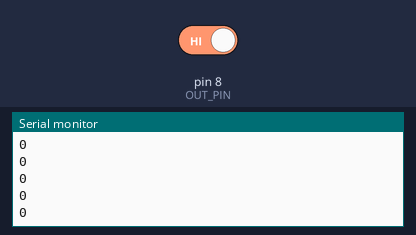
Simulated run of this sketch. Board: Arduino Uno, built with avr-gcc and run on an emulated ATmega328P. Shown: the last lines printed to the serial monitor. The test bench sets the inputs (shaded band); at power-on: pin 8 (OUT_PIN) HIGH.

Above: at 1.2 s.
1.3 s: pin 8 (OUT_PIN) driven LOW
At 1.32 s:
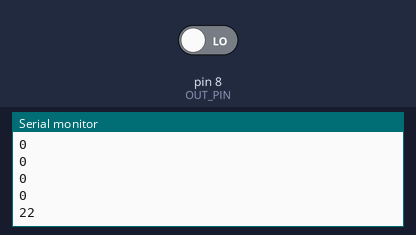
2.8 s: pin 8 (OUT_PIN) driven HIGH
At 2.83 s:
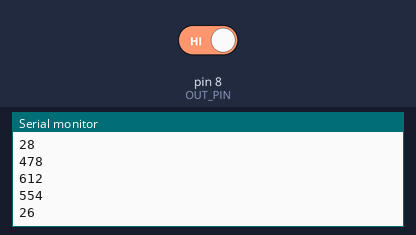
Timing chart, 0 to 5.8 s (numbered marks = the images above; inputs shaded):
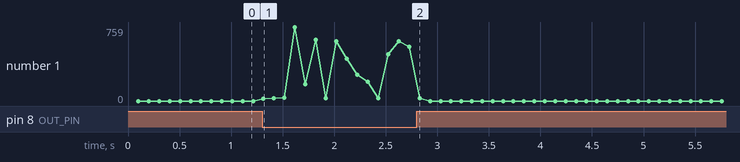

Measured:
- after the input at 1.3 s, the serial monitor: prints a new line at once (image 1)
- after the input at 2.8 s, the serial monitor: prints a new line at once (image 2)
- plotted number 1: 0 → 554 after the input at 1.3 s

The sketch:

mic.ino
```cpp
const int OUT_PIN = 8;
const int SAMPLE_TIME = 100;
unsigned long millisCurrent;
unsigned long millisLast = 0;
unsigned long millisElapsed = 0;
unsigned long minimo = 500;
unsigned long buttonLongPressMillis;
unsigned long buttonPressDuration;
int sampleBufferValue = 0;


void setup() {
  Serial.begin(9600);
}
void loop() {

  millisCurrent = millis();
  millisElapsed = millisCurrent - millisLast;

  if (digitalRead(OUT_PIN) == LOW) {
    buttonLongPressMillis = millisCurrent;
    sampleBufferValue++;
  }
  buttonPressDuration = millisCurrent - buttonLongPressMillis;
  if (digitalRead(OUT_PIN) == LOW && buttonPressDuration > minimo) {


  }
  if (millisElapsed > SAMPLE_TIME) {
    Serial.println(sampleBufferValue);
    sampleBufferValue = 0;
    millisLast = millisCurrent;
  }

}
```
